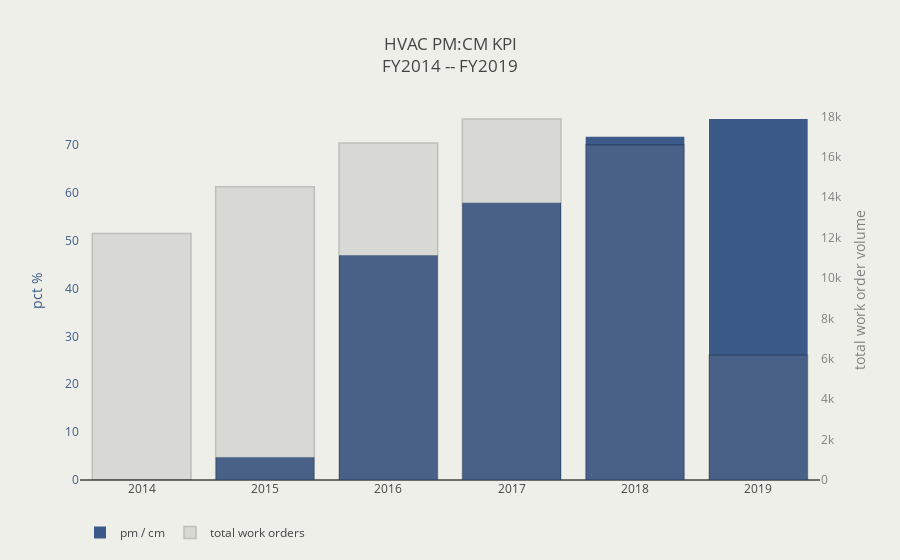

Source (notebook cell):
### Code cell
trace1 = go.Bar(
    x = [year for year in kpi_values_dict.keys()],
    y = [value for value in kpi_values_dict.values()],
    marker = dict(color = '#3c5a89'),
    name = 'pm / cm'
                )

trace2 = go.Bar(
    x = [year for year in work_order_volume.keys()],
    y = [value for value in work_order_volume.values()],
    marker = {'color': 'grey',
             'line':{'color': 'black',
                    'width': 1.5}},
    opacity = .2,
    yaxis = 'y2',
    name = 'total work orders'
                )

layout = go.Layout(
        hovermode = 'closest',
        legend = dict(orientation = 'h'),
        title =' HVAC PM:CM KPI<br>FY{} -- FY{}'.format(min([year for year in kpi_values_dict.keys()]),max([year for year in kpi_values_dict.keys()])),
        yaxis=dict(title='pct %',
                   showgrid = False,
                   titlefont = dict(color = '#3c5a89'),
                   tickfont = dict(color = '#3c5a89')),
        yaxis2=dict(title='total work order volume',
                    showgrid = False,
                    titlefont=dict(color='grey'),
            tickfont=dict(
                color='grey'
            ),
            overlaying='y',
            side='right'
        ),
        plot_bgcolor = '#efefea',
        paper_bgcolor = '#efefea'
    )

fig = dict(data=[trace1,trace2], layout=layout)
pyo.iplot(fig)

### Figure 1 — Plotly figure (JSON) as saved in the notebook; plotly's stock layout.template omitted (floating-point values rounded to 4 significant figures)
{"data": [{"marker": {"color": "#3c5a89"}, "name": "pm / cm", "type": "bar", "uid": "ee874f9e-c6ea-4947-b0f7-21105f76871b", "x": [2014, 2015, 2016, 2017, 2018, 2019], "y": [0, 4.769, 46.94, 57.87, 71.66, 75.38]}, {"marker": {"color": "grey", "line": {"color": "black", "width": 1.5}}, "name": "total work orders", "opacity": 0.2, "type": "bar", "uid": "ebb3f8b4-7098-4b85-86a8-ef2710a524ec", "x": [2014, 2015, 2016, 2017, 2018, 2019], "y": [12209, 14522, 16679, 17873, 16593, 6186], "yaxis": "y2"}], "layout": {"hovermode": "closest", "legend": {"orientation": "h"}, "paper_bgcolor": "#efefea", "plot_bgcolor": "#efefea", "title": " HVAC PM:CM KPI<br>FY2014 -- FY2019", "yaxis": {"showgrid": false, "tickfont": {"color": "#3c5a89"}, "title": "pct %", "titlefont": {"color": "#3c5a89"}}, "yaxis2": {"overlaying": "y", "showgrid": false, "side": "right", "tickfont": {"color": "grey"}, "title": "total work order volume", "titlefont": {"color": "grey"}}}}
